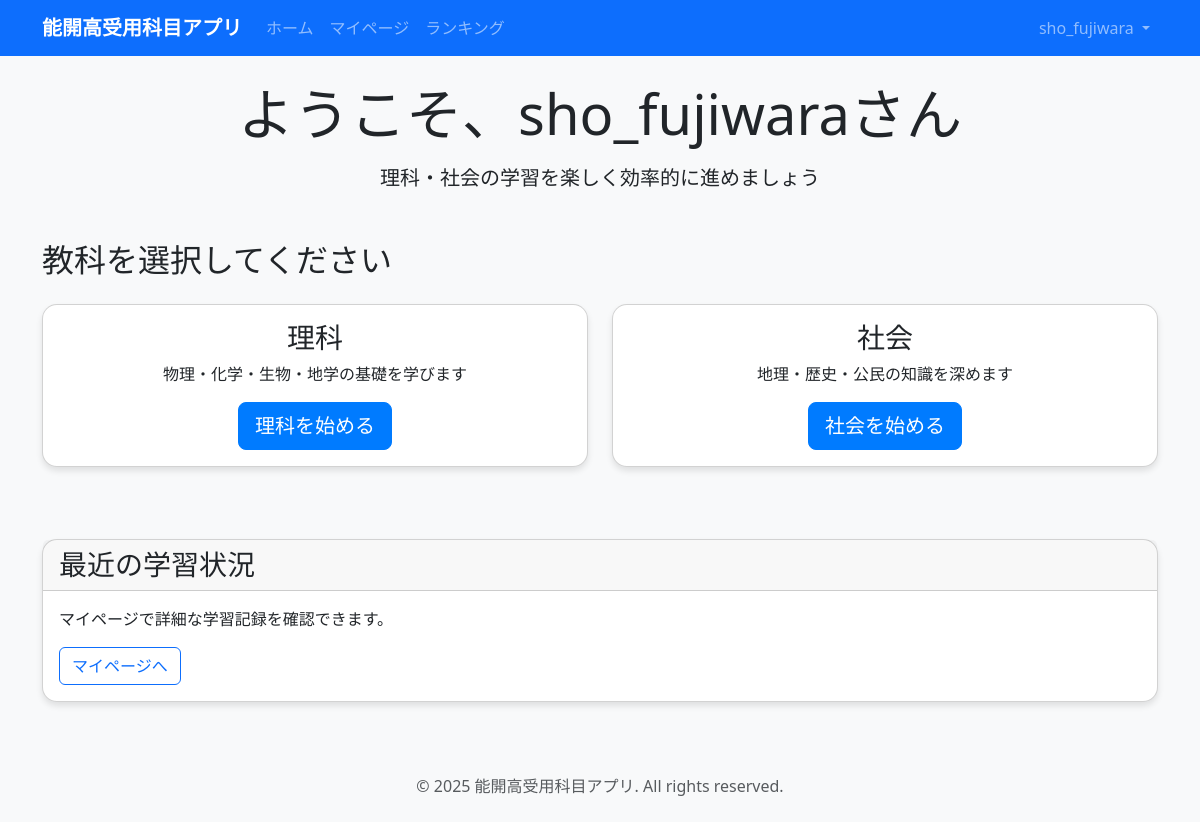
The page /quiz/ (signed in) on the database its author committed.
### accounts/models.py (models this page shows, shortened)
class User(AbstractUser):
    class Role(models.TextChoices):
        STUDENT = 'student', '生徒'
        ADMIN = 'admin', '管理者'
    role = models.CharField(
        max_length=10,
        choices=Role.choices,
        default=Role.STUDENT,
        verbose_name='役割'
    )
    email = models.EmailField(blank=True, verbose_name='メールアドレス')
    class Meta:
        verbose_name = 'ユーザー'
        verbose_name_plural = 'ユーザー'

### quiz_app/models.py (models this page shows, shortened)
class Subject(models.Model):
    class Code(models.TextChoices):
        SCIENCE = 'science', '理科'
        SOCIAL = 'social', '社会'
    code = models.CharField(
        max_length=10,
        choices=Code.choices,
        unique=True,
        verbose_name='教科コード'
    )
    label_ja = models.CharField(max_length=20, verbose_name='教科名')
    class Meta:
        verbose_name = '教科'
        verbose_name_plural = '教科'

### quiz_app/views.py (the view)
# urls.py: path('', views.HomeView.as_view(), name='home'),
class HomeView(TemplateView):
    template_name = 'quiz_app/home.html'
    def get_context_data(self, **kwargs):
        context = super().get_context_data(**kwargs)
        context['subjects'] = Subject.objects.all()
        return context

### templates/quiz_app/home.html (shortened to what this page needs)
{% extends 'base.html' %}
{% block content %}
{% if user.is_authenticated %}
    <div class="row">
        <div class="col-12">
            <div class="text-center mb-5">
                <h1 class="display-4 mb-3">ようこそ、{{ user.username }}さん</h1>
                <p class="lead">理科・社会の学習を楽しく効率的に進めましょう</p>
            </div>
        </div>
    </div>
    <div class="row">
        <div class="col-12">
            <h2 class="mb-4">教科を選択してください</h2>
        </div>
    </div>
    <div class="row">
        {% for subject in subjects %}
        <div class="col-md-6 mb-4">
            <div class="card h-100">
                <div class="card-body text-center">
                    <h3 class="card-title">{{ subject.label_ja }}</h3>
                    <p class="card-text">
                        {% if subject.code == 'science' %}
                            物理・化学・生物・地学の基礎を学びます
                        {% else %}
                            地理・歴史・公民の知識を深めます
                        {% endif %}
                    </p>
                    <a href="{% url 'quiz_app:subject' subject.id %}" class="btn btn-primary btn-lg">
                        {{ subject.label_ja }}を始める
                    </a>
                </div>
            </div>
        </div>
        {% endfor %}
    </div>
    {% if user.role == 'student' %}
    <div class="row mt-5">
        <div class="col-12">
            <div class="card">
                <div class="card-header">
                    <h3 class="mb-0">最近の学習状況</h3>
                </div>
                <div class="card-body">
                    <p>マイページで詳細な学習記録を確認できます。</p>
                    <a href="{% url 'quiz_app:mypage' %}" class="btn btn-outline-primary">マイページへ</a>
                </div>
            </div>
        </div>
    </div>
    {% endif %}
{% endif %}
{% endblock %}

### templates/base.html (shortened to what this page needs)
{% load static %}
<!DOCTYPE html>
<html lang="ja">
<head>
    <link href="https://cdn.jsdelivr.net/npm/bootstrap@5.3.2/dist/css/bootstrap.min.css" rel="stylesheet">
    <link href="https://cdnjs.cloudflare.com/ajax/libs/font-awesome/6.0.0/css/all.min.css" rel="stylesheet">
    <link href="{% static 'css/style.css' %}" rel="stylesheet">
</head>
<body>
    <nav class="navbar navbar-expand-lg navbar-dark bg-primary">
        <div class="container">
            <a class="navbar-brand" href="{% url 'quiz_app:home' %}">
                能開高受用科目アプリ
            </a>
            <div class="collapse navbar-collapse" id="navbarNav">
                <ul class="navbar-nav me-auto">
                    <li class="nav-item">
                        <a class="nav-link" href="{% url 'quiz_app:home' %}">ホーム</a>
                    </li>
                    {% if user.is_authenticated %}
                        {% if user.role == 'student' %}
                            <li class="nav-item">
                                <a class="nav-link" href="{% url 'quiz_app:mypage' %}">マイページ</a>
                            </li>
                            <li class="nav-item">
                                <a class="nav-link" href="{% url 'quiz_app:ranking' %}">ランキング</a>
                            </li>
                        {% elif user.role == 'admin' %}
                            <li class="nav-item">
                                <a class="nav-link" href="{% url 'admin_panel:home' %}">管理画面</a>
                            </li>
                        {% endif %}
                    {% endif %}
                </ul>
                <ul class="navbar-nav">
                    {% if user.is_authenticated %}
                        <li class="nav-item dropdown">
                            <a class="nav-link dropdown-toggle" href="#" id="navbarDropdown" role="button" data-bs-toggle="dropdown" aria-expanded="false">
                                {{ user.username }}
                            </a>
                        </li>
                    {% endif %}
                </ul>
            </div>
        </div>
    </nav>
    <main class="container my-4">
        {% block content %}{% endblock %}
    </main>
    <footer class="bg-light py-4 mt-5">
        <div class="container text-center">
                         <p class="text-muted mb-0">&copy; 2025 能開高受用科目アプリ. All rights reserved.</p>
        </div>
    </footer>
</body>
</html>

### static/css/style.css (style rules this page uses)
body { background-color: #f8f9fa; }
.navbar-brand { font-weight: bold; }
.card { border-radius: 15px; box-shadow: 0 4px 6px rgba(0, 0, 0, 0.1); }
.btn-primary { background-color: #007bff; border-color: #007bff; }
footer { margin-top: auto; }

### rows shown on the page
User: username "sho_fujiwara"
Subject: label_ja "理科", code "物理・化学・生物・地学の基礎を学びます"
Subject: label_ja "社会", code "地理・歴史・公民の知識を深めます"
